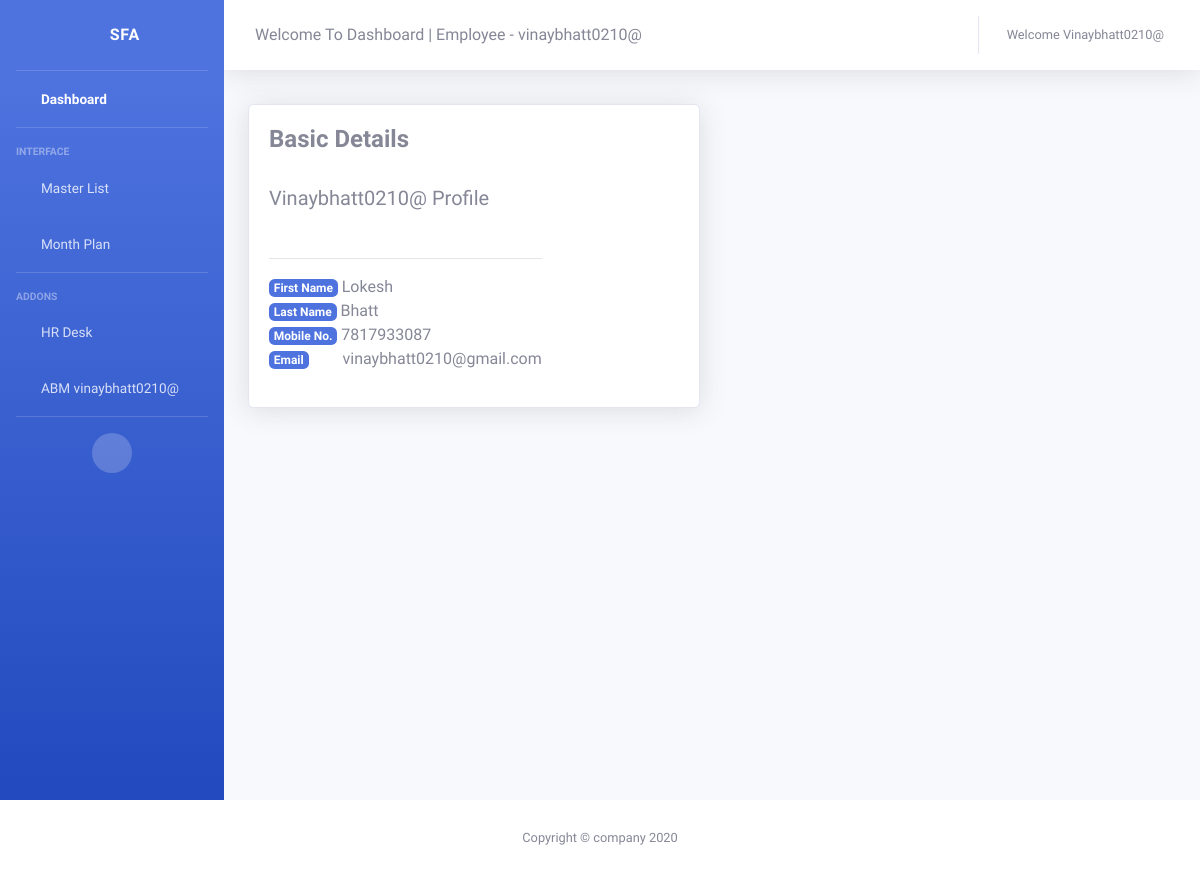
The page /accounts/rbm_profile/ (signed in) on the database its author committed.
### accounts/models.py (models this page shows)
class User(AbstractUser):
	is_se = models.BooleanField(default = False)
	is_abm = models.BooleanField(default = False)
	is_rbm = models.BooleanField(default = False)
	is_zbm = models.BooleanField(default = False)
	is_admin = models.BooleanField(default = False)
	username = models.CharField(max_length = 15,unique=True)
	first_name = models.CharField(max_length = 15)
	last_name = models.CharField(max_length = 15)
	email = models.EmailField()
	mobile_number = models.CharField(max_length = 15 ,null = True , blank = True)

### accounts/views.py (the view)
# urls.py: path('rbm_profile/',views.rbm_profile, name='rbm_profile'),
def rbm_profile(request):
    rbm_executive = Rbm.objects.filter(user = request.user)
    return render (request,  '../templates/accounts/rbm_profile.html',{"rbm_executive":rbm_executive})

### accounts/templates/accounts/rbm_profile.html (shortened to what this page needs)
{% extends 'report/main3.html'%}
{% load static %}
{% block content %}
<div class="container">
  <div class="row">
    <div class="col-md-6 sm-10" style="margin-top: 10px;">
      <div class="card promoting-card shadow">
          <div class="card-body d-flex flex-row">
            <div>
              <h4 class="card-title font-weight-bold mb-2">Basic Details   </h4>
              <p class="pt-2">
                <h5 style="text-transform: capitalize;">{{user.username}} Profile </h5> <br>
                        <hr>
                       <p style="text-transform: capitalize;"><span class="badge badge-primary "> first name </span> {{user.first_name}} <br>
                        <span class="badge badge-primary  ">last name </span> {{user.last_name}} <br>
                        <span class="badge badge-primary "> mobile No. </span> {{user.mobile_number}} <br>
                        <span class="badge badge-primary"> email </span> <span style="text-transform: lowercase; margin-left: 30px;"> {{user.email}}</span> <br> </p>
              </p>
            </div>
          </div>
        </div>
    </div>
  </div>
</div>
    </div>
  </div>
{% endblock content %}

### report/templates/report/main3.html (shortened to what this page needs)
{% load static %}
<!DOCTYPE html>
<html lang="en">
<head>
  <link href="{% static 'report/vendor/fontawesome-free/css/all.min.css' %} " rel="stylesheet" type="text/css">
  <link href="{% static 'report/css/sb-admin-2.min.css' %}" rel="stylesheet">
</head>
<body id="page-top">
  <div id="wrapper">
    <ul class="navbar-nav bg-gradient-primary sidebar sidebar-dark accordion" id="accordionSidebar">
      <a class="sidebar-brand d-flex align-items-center justify-content-center" href="{% url 'report-home'%}">
        <div class="sidebar-brand-icon rotate-n-15">
          <i class="fas fa-laugh-wink"></i>
        </div>
        <div class="sidebar-brand-text mx-3">SFA  <sup></sup></div>
      </a>
      <hr class="sidebar-divider my-0">
      <li class="nav-item active">
        <a class="nav-link" href="{% url 'report-home'%}">
          <i class="fas fa-fw fa-tachometer-alt"></i>
          <span>Dashboard</span></a>
      </li>
      <hr class="sidebar-divider">
      <div class="sidebar-heading">
        Interface
      </div>
      <li class="nav-item">
        <a class="nav-link collapsed" href="#" data-toggle="collapse" data-target="#collapseTwo" aria-expanded="true" aria-controls="collapseTwo">
          <i class="fas fa-fw fa-cog"></i>
          <span>Master List</span>
        </a>
      </li>
      <li class="nav-item">
        <a class="nav-link collapsed" href="#" data-toggle="collapse" data-target="#collapseUtilities" aria-expanded="true" aria-controls="collapseUtilities">
          <i class="fas fa-fw fa-wrench"></i>
          <span>Month Plan</span>
        </a>
      </li>
      <hr class="sidebar-divider">
      <div class="sidebar-heading">
        Addons
      </div>
      <li class="nav-item">
        <a class="nav-link" href="{% url 'direct-hr'%}">
          <i class="fas fa-fw fa-chart-area"></i>
          <span>HR Desk</span></a>
      </li>
 {% if user.is_authenticated %}
              {% if user.is_se %}
                        <li class="nav-item">
                            <a class="nav-link" href="{% url 'se_profile' %}">
                              <i class="fas fa-fw fa-chart-area"></i>
                              <span>SE {{user.username}}</span></a>
                          </li>
              {% elif user.is_abm %}
                        <li class="nav-item">
                            <a class="nav-link" href="{% url 'abm_profile' %}">
                              <i class="fas fa-fw fa-chart-area"></i>
                              <span>ABM {{user.username}}</span></a>
                          </li>
              {% elif user.is_zbm %}
                          <li class="nav-item">
                            <a class="nav-link" href="{% url 'zbm_profile' %}">
                              <i class="fas fa-fw fa-chart-area"></i>
                              <span>ZBM {{user.username}}</span></a>
                          </li>
              {% elif user.is_rbm %}
                    <li class="nav-item">
                            <a class="nav-link" href="{% url 'rbm_profile' %}">
                              <i class="fas fa-fw fa-chart-area"></i>
                              <span>RBM {{user.username}}</span></a>
                          </li>
              {% else %}
              <li class="nav-item" style="padding-left: 20px;">
                  <a class="nav-link" href="#" style="font-size: 10px; text-transform :capitalize;">Profile {{ user.username }}</a>
                </li>
              {% endif %}
  {% endif %}
      <hr class="sidebar-divider d-none d-md-block">
      <div class="text-center d-none d-md-inline">
        <button class="rounded-circle border-0" id="sidebarToggle"></button>
      </div>
    </ul>
    <div id="content-wrapper" class="d-flex flex-column">
      <div id="content">
        <nav class="navbar navbar-expand navbar-light bg-white topbar mb-4 static-top shadow">
          <form class="d-none d-sm-inline-block form-inline mr-auto ml-md-3 my-2 my-md-0 mw-100 navbar-search">
            <div class="input-group">
              <div class="input-group-append">
                Welcome To Dashboard | Employee  -  {{user.username}}
              </div>
            </div>
          </form>
          <ul class="navbar-nav ml-auto">
            <li class="nav-item dropdown no-arrow mx-1">
              <a class="nav-link dropdown-toggle" href="https://www.gmail.com" id="messagesDropdown" role="button" data-toggle="dropdown" aria-haspopup="true" aria-expanded="false">
                <i class="fas fa-envelope fa-fw"></i>
              </a>
            </li>
            <li class="nav-item dropdown no-arrow">
              <a class="nav-link dropdown-toggle" href="#" id="userDropdown" role="button" data-toggle="dropdown" aria-haspopup="true" aria-expanded="false">
                <span class="mr-2 d-none d-lg-inline text-gray-600 small" style="text-transform: capitalize;">Welcome {{user.username}}</span>
              </a>
            </li>
          </ul>
        </nav>
          {%  block content %}
      </div>
      <footer class="sticky-footer bg-white">
        <div class="container my-auto">
          <div class="copyright text-center my-auto">
            <span>Copyright &copy; company 2020</span>
          </div>
        </div>
      </footer>
</body>
</html>

### rows shown on the page
User: username "vinaybhatt0210@", username "Vinaybhatt0210@", first_name "Lokesh", last_name "Bhatt", mobile_number "7817933087", email "vinaybhatt0210@gmail.com"
